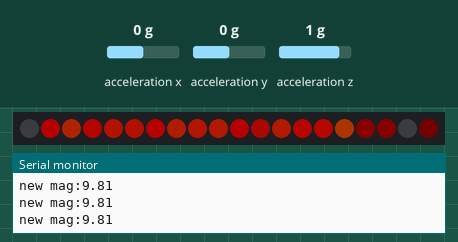
Recording of a sketch running on a simulated Arduino Uno, built with avr-gcc and run on an emulated ATmega328P. On the bench: 20 RGB LEDs in strip order, left to right, the last lines printed to the serial monitor. Inputs (shaded band) come from the test bench; at power-on: acceleration x 0 g, acceleration y 0 g, acceleration z 1 g. Dim RGB values are drawn brighter than linear; random numbers use the default seed unless the sketch sets one.

Above: at 1.29 s.
1.3 s: acceleration x set to -1.4 g
At 1.39 s:
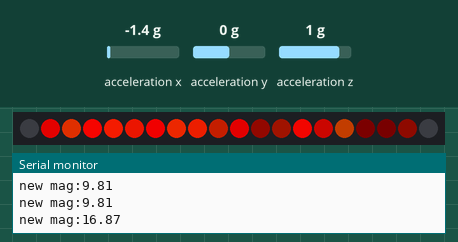
3.1 s: acceleration y set to -1.4 g
At 3.25 s:
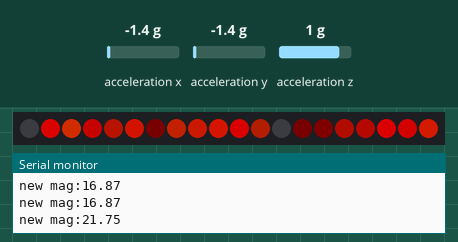
4.7 s: acceleration x set to -0.8 g
At 4.79 s:
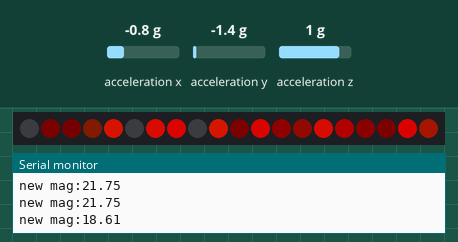
6.2 s: acceleration y set to -0.8 g
At 6.34 s:
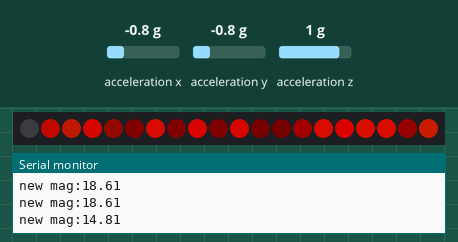
7.7 s: acceleration z set to 0 g
At 7.78 s:
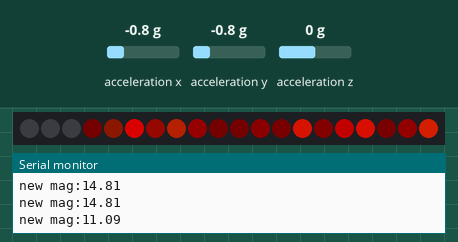

The sketch:

dress.ino
```cpp
#define ARDUINO_GEMMA_M0 1
#include <FastLED.h>
#include <Wire.h>
#include <math.h>
#include <Adafruit_LIS3DH.h>
#include <Adafruit_Sensor.h>

#define LED_PIN 1
#define LED_COUNT 20
#define ACCEL_ADDR 0x18
#define ACCEL_SCL 2
#define ACCEL_SDA 0
#define ACCEL_RANGE LIS3DH_RANGE_2_G
#define SMALL_MOVEMENT_THRESHOLD 3.0
#define LARGE_MOVEMENT_THRESHOLD 6.0
#define CHANGE_COLOR 8
#define FPS 10

#if defined(ARDUINO_SAMD_ZERO) && defined(SERIAL_PORT_USBVIRTUAL)
  // Required for Serial on Zero based boards
  #define Serial SERIAL_PORT_USBVIRTUAL
#endif

typedef enum {
    UP = 0,
    DOWN = 1,
} Direction;

typedef struct  {
    uint8_t index;
    uint8_t brightness;
    uint8_t color;
    uint8_t phase;
    uint8_t offset;
    uint8_t speed;
    bool toggledColor;
} firectx;

firectx ctx[LED_COUNT] = {0};
CRGB strip[LED_COUNT];
Adafruit_LIS3DH accel = Adafruit_LIS3DH();
double old_mag = 0.0;

void setContext(
    firectx* ctx,
    uint8_t color,
    uint8_t index
);
void sinWave(firectx* ctx, Direction direction, uint8_t max_brightness);
void setPixelColor(firectx* ctx, uint8_t color);
double calculateMagnitude();

void setup() {
    // Need to use TinyUSB stack for this to work.
    Serial.begin(115200);
    Serial.println("Starting gemma...");
    if (!accel.begin(ACCEL_ADDR)) {
        while(true){
            Serial.println("Couldn't find the ACCELEROMETER!");
            FastLED.delay(500);
        }
    }
    accel.setRange(ACCEL_RANGE);
    FastLED.addLeds<NEOPIXEL, LED_PIN>(strip, LED_COUNT);
    for (uint8_t i = 0; i < LED_COUNT; i++) {
        strip[i] = CRGB::Red;
        setContext(
            &ctx[i],
            random(HUE_RED, HUE_ORANGE - 8),
            i
        );
    }

    FastLED.show();
}

void loop() {
    int8_t error = 0;
    uint8_t color = 0;
    uint8_t speed = 0;
    uint8_t max_brightness = 0;

    double mag = calculateMagnitude();
    double mag_diff = abs(mag - old_mag);
    if (mag_diff >  LARGE_MOVEMENT_THRESHOLD) {
        speed = 12;
    } else if (mag_diff > SMALL_MOVEMENT_THRESHOLD) {
        speed = 8;
    } else {
        speed = 4;
    }
    old_mag = mag;
    for (uint8_t idx = 0; idx < LED_COUNT; idx++) {
        ctx[idx].speed = speed;
        sinWave(&ctx[idx], UP, max_brightness);
        if (ctx[idx].brightness <= CHANGE_COLOR) {
            ctx[idx].color = random8(HUE_RED, HUE_ORANGE - 16);
            ctx[idx].phase = random8(2, 254);
            ctx[idx].offset = random8(1, 32);

            if (mag_diff >  LARGE_MOVEMENT_THRESHOLD) {
                max_brightness = 255;
            } else if (mag_diff > SMALL_MOVEMENT_THRESHOLD) {
                max_brightness = 192;
            } else {
                max_brightness = 128;
            }
        }
        setPixelColor(&ctx[idx], ctx[idx].color);
    }

    FastLED.show();
    FastLED.delay(1000/FPS);
}

void foreverError() {
    while (1){
        // Serial.println("Error with free touch init.");
        yield();
    }
}

void setContext(
    firectx* ctx,
    uint8_t color,
    uint8_t index
) {
    ctx->index = index;
    ctx->brightness = 0;
    ctx->phase = random8((index + 1) * 8);
    ctx->offset = random8((index + 1) * 8);
    ctx->speed = random8(2,7);
    ctx->toggledColor = false;
    setPixelColor(ctx, color);
}

void sinWave(firectx* ctx, Direction dir, uint8_t max_brightness) {
    if (dir == UP) {
        ctx->phase += ctx->speed;
    } else {
        ctx->phase -= ctx->speed;
    }
    ctx->brightness = quadwave8(ctx->phase + ctx->offset);
    if (ctx->brightness > max_brightness) {
        ctx->brightness = max_brightness;
    } else if (ctx->brightness <= CHANGE_COLOR) {
        ctx->brightness = 0;
    }
}

void setPixelColor(firectx* ctx, uint8_t color) {
    ctx->color = color;
    // TODO: I want to break this out at some point...
    strip[ctx->index] = CHSV(ctx->color, 255, ctx->brightness);
}

double calculateMagnitude() {
    sensors_event_t event = {0};
    accel.getEvent(&event);
    double mag = event.acceleration.y * event.acceleration.y;
    mag += event.acceleration.x * event.acceleration.x;
    mag += event.acceleration.z * event.acceleration.z;
    mag = sqrt(mag);

    Serial.print("new mag:");
    Serial.print(mag);
    Serial.print("\n");
    return mag;
}
```
